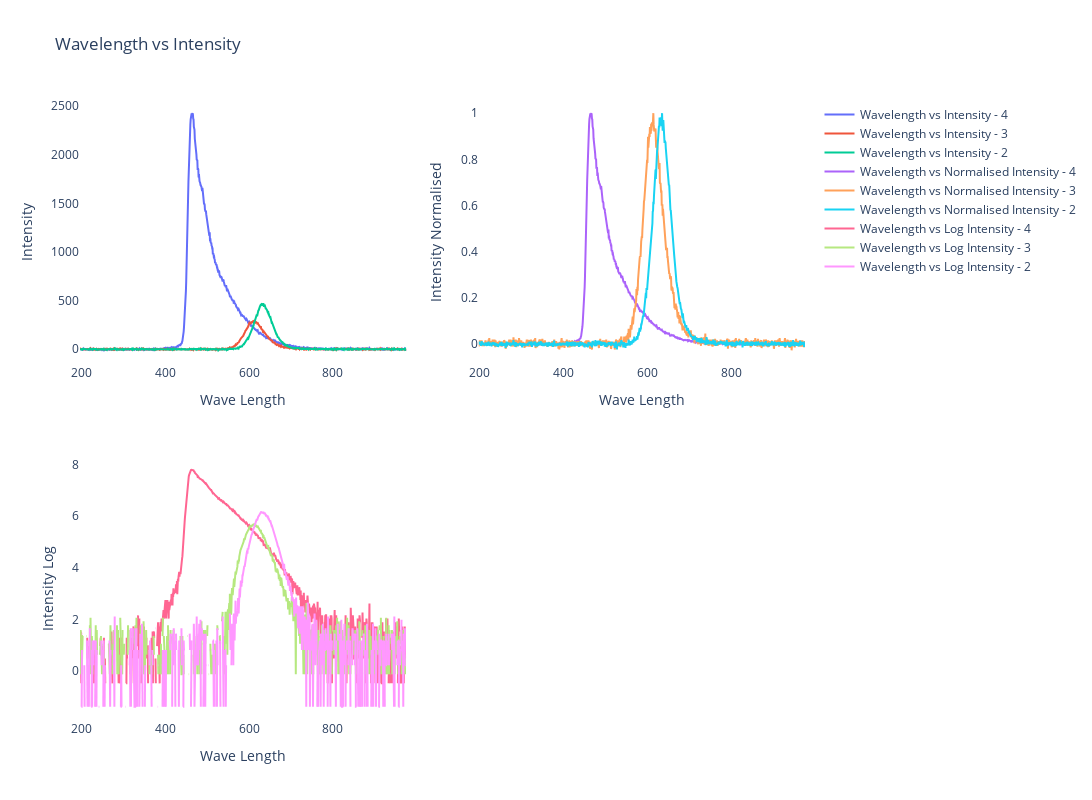

The code cell stored with this chart in its notebook:
### Code cell
plot_multiple_file("/Volumes/Sarang Personal/MS Thesis IISc/VS Code/Data/Pl test")

### Figure 1 — Plotly figure (JSON) as saved in the notebook; plotly's stock layout.template omitted (floating-point values rounded to 4 significant figures; data arrays with more than 128 entries replaced by an {"elided": "..."} marker saying what was removed)
{"data": [{"name": "Wavelength vs Intensity - 4", "type": "scatter", "x": {"elided": "1044 float values"}, "xaxis": "x", "y": {"elided": "1044 float values"}, "yaxis": "y"}, {"name": "Wavelength vs Intensity - 3", "type": "scatter", "x": {"elided": "1044 float values"}, "xaxis": "x", "y": {"elided": "1044 float values"}, "yaxis": "y"}, {"name": "Wavelength vs Intensity - 2", "type": "scatter", "x": {"elided": "1044 float values"}, "xaxis": "x", "y": {"elided": "1044 float values"}, "yaxis": "y"}, {"name": "Wavelength vs Normalised Intensity - 4", "type": "scatter", "x": {"elided": "1044 float values"}, "xaxis": "x2", "y": {"elided": "1044 float values"}, "yaxis": "y2"}, {"name": "Wavelength vs Normalised Intensity - 3", "type": "scatter", "x": {"elided": "1044 float values"}, "xaxis": "x2", "y": {"elided": "1044 float values"}, "yaxis": "y2"}, {"name": "Wavelength vs Normalised Intensity - 2", "type": "scatter", "x": {"elided": "1044 float values"}, "xaxis": "x2", "y": {"elided": "1044 float values"}, "yaxis": "y2"}, {"name": "Wavelength vs Log Intensity - 4", "type": "scatter", "x": {"elided": "1044 float values"}, "xaxis": "x3", "y": {"elided": "1044 float values"}, "yaxis": "y3"}, {"name": "Wavelength vs Log Intensity - 3", "type": "scatter", "x": {"elided": "1044 float values"}, "xaxis": "x3", "y": {"elided": "1044 float values"}, "yaxis": "y3"}, {"name": "Wavelength vs Log Intensity - 2", "type": "scatter", "x": {"elided": "1044 float values"}, "xaxis": "x3", "y": {"elided": "1044 float values"}, "yaxis": "y3"}], "layout": {"height": 800, "paper_bgcolor": "rgba(0,0,0,0)", "plot_bgcolor": "rgba(0,0,0,0)", "title": {"text": "Wavelength vs Intensity"}, "width": 1200, "xaxis": {"anchor": "y", "domain": [0, 0.45], "showgrid": false, "title": {"text": "Wave Length"}}, "xaxis2": {"anchor": "y2", "domain": [0.55, 1], "showgrid": false, "title": {"text": "Wave Length"}}, "xaxis3": {"anchor": "y3", "domain": [0, 0.45], "showgrid": false, "title": {"text": "Wave Length"}}, "xaxis4": {"anchor": "y4", "domain": [0.55, 1], "showgrid": false, "title": {"text": "Wave Length > 300"}, "type": "log"}, "yaxis": {"anchor": "x", "domain": [0.575, 1], "showgrid": false, "title": {"text": "Intensity"}}, "yaxis2": {"anchor": "x2", "domain": [0.575, 1], "showgrid": false, "title": {"text": "Intensity Normalised"}}, "yaxis3": {"anchor": "x3", "domain": [0, 0.425], "showgrid": false, "title": {"text": "Intensity Log"}}, "yaxis4": {"anchor": "x4", "domain": [0, 0.425], "showgrid": false, "title": {"text": "Intensity"}}}}
